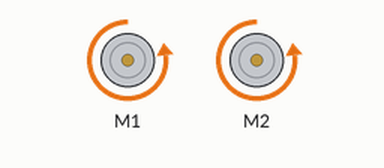
Recording of a sketch running on a simulated Arduino Uno, built for the host (arithmetic inside an expression is 32-bit, double 64-bit). Shown: 2 × DC motor (green arrow = forward, orange = backward, longer = faster).

Above: at 0.16 s.
At 6.2 s:
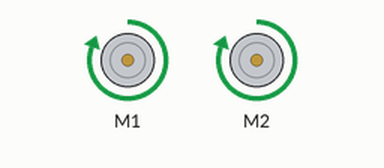
At 20.5 s:
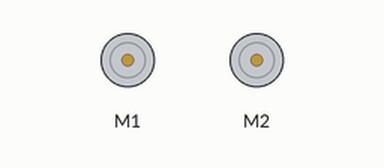
At 39.84 s:
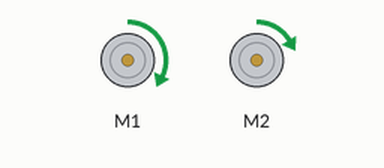
Timing chart, 0 to 40.0 s (numbered marks = the images above):
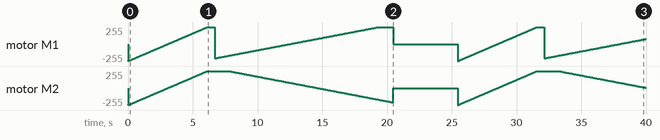

The sketch:

TankStyleSweep.ino
```cpp
// (licence header left out)
#include <Sabertooth.h>

// Mixed mode is for tank-style diff-drive robots.

Sabertooth ST(128); // The Sabertooth is on address 128. We'll name its object ST.
                    // If you've set up your Sabertooth on a different address, of course change
                    // that here. For how to configure address, etc. see the DIP Switch Wizard for
                    //   Sabertooth - http://www.dimensionengineering.com/datasheets/SabertoothDIPWizard/start.htm
                    //   SyRen      - http://www.dimensionengineering.com/datasheets/SyrenDIPWizard/start.htm
                    // Be sure to select Packetized Serial Mode for use with this library.
                    //
                    // This sample uses the mixed mode (diff-drive) commands, which require two motors
                    // and hence do not work on a SyRen.
                    //
                    // In this sample, hardware serial TX connects to S1.
                    // See the SoftwareSerial example in 3.Advanced for how to use other pins.

void setup()
{
  Serial.begin(9600);
//  SabertoothTXPinSerial.begin(9600); // 9600 is the default baud rate for Sabertooth packet serial.
//  ST.autobaud(); // Send the autobaud command to the Sabertooth controller(s).
                 // NOTE: *Not all* Sabertooth controllers need this command.
                 //       It doesn't hurt anything, but V2 controllers use an
                 //       EEPROM setting (changeable with the function setBaudRate) to set
                 //       the baud rate instead of detecting with autobaud.
                 //
                 //       If you have a 2x12, 2x25 V2, 2x60 or SyRen 50, you can remove
                 //       the autobaud line and save yourself two seconds of startup delay.

  ST.drive(0); // The Sabertooth won't act on mixed mode packet serial commands until
  ST.turn(0);  // it has received power levels for BOTH throttle and turning, since it
               // mixes the two together to get diff-drive power levels for both motors.
}

// The SLOW ramp here is turning, and the FAST ramp is throttle.
// If that's the opposite of what you're seeing, swap M2A and M2B.
void loop()
{
  int power;
  SabertoothTXPinSerial.println("Starting...");
  SabertoothTXPinSerial.println("Backwards to Forwards");
  // Don't turn. Ramp from going backwards to going forwards, waiting 20 ms (1/50th of a second) per value.
  for (power = -127; power <= 127; power ++)
  {
    ST.drive(power);
    delay(20);
  }
  for (power = 127; power == 127; power-=10)
  {
    ST.drive(power);
    delay(50);
  }

  SabertoothTXPinSerial.println("Slow drive turn left then right");

  // Now, let's use a power level of 20 (out of 127) forward.
  // This way, our turning will have a radius.
  delay(500);
  ST.drive(20);

  // Ramp turning from full left to full right SLOWLY by waiting 50 ms (1/20th of a second) per value.
  for (power = -127; power <= 127; power ++)
  {
    ST.turn(power);
    delay(50);
  }
  SabertoothTXPinSerial.println("Stop");
  // Now stop turning, and stop driving.
  ST.turn(0);
  ST.drive(0);

  // Wait a bit. This is so you can catch your robot if you want to. :-)
  SabertoothTXPinSerial.println("Waiting");
  delay(5000);
}
```
